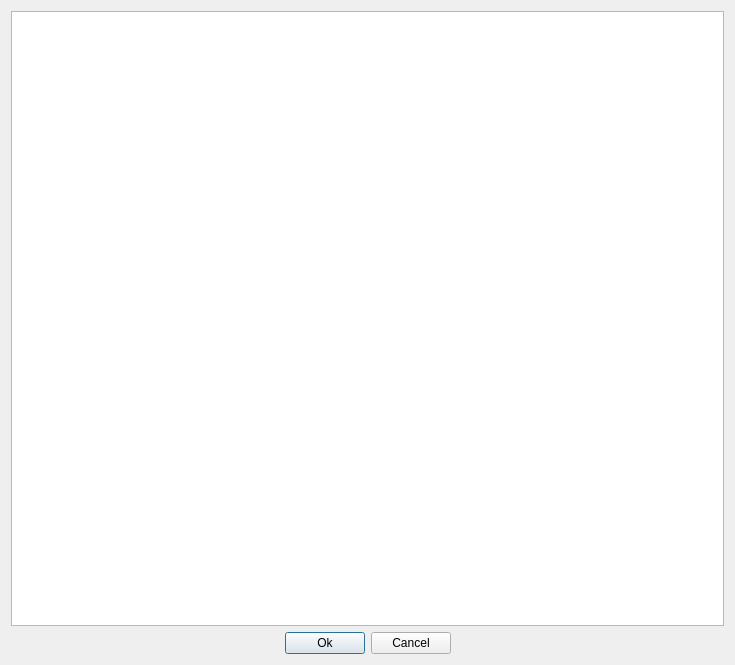
<?xml version="1.0" encoding="UTF-8"?>
<ui version="4.0">
 <class>AnimationSaveDialog</class>
 <widget class="QDialog" name="AnimationSaveDialog">
  <property name="geometry">
   <rect>
    <x>0</x>
    <y>0</y>
    <width>735</width>
    <height>665</height>
   </rect>
  </property>
  <property name="windowTitle">
   <string>Save</string>
  </property>
  <layout class="QVBoxLayout" name="verticalLayout">
   <item>
    <widget class="QTextEdit" name="textEdit_log"/>
   </item>
   <item>
    <layout class="QHBoxLayout" name="horizontalLayout">
     <item>
      <spacer name="horizontalSpacer">
       <property name="orientation">
        <enum>Qt::Horizontal</enum>
       </property>
       <property name="sizeHint" stdset="0">
        <size>
         <width>40</width>
         <height>20</height>
        </size>
       </property>
      </spacer>
     </item>
     <item>
      <widget class="QPushButton" name="pushButton_ok">
       <property name="text">
        <string>Ok</string>
       </property>
      </widget>
     </item>
     <item>
      <widget class="QPushButton" name="pushButton_cancel">
       <property name="text">
        <string>Cancel</string>
       </property>
      </widget>
     </item>
     <item>
      <spacer name="horizontalSpacer_2">
       <property name="orientation">
        <enum>Qt::Horizontal</enum>
       </property>
       <property name="sizeHint" stdset="0">
        <size>
         <width>40</width>
         <height>20</height>
        </size>
       </property>
      </spacer>
     </item>
    </layout>
   </item>
  </layout>
 </widget>
 <resources/>
 <connections/>
</ui>
